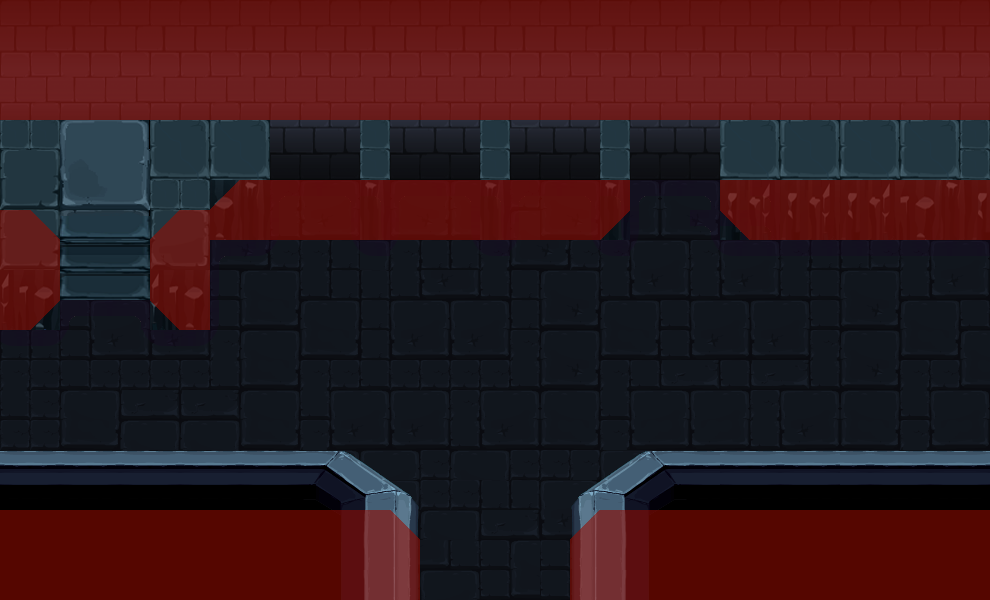

This game map was drawn from its Tiled (.tmx) file and the tilesets committed beside it. A one-line description and the trimmed map source follow:
An orthogonal 33x20 tile map with 30x30 px tiles, 7 tile layers (1, 2, 3, 4, ...), 11 tilesets and 14 objects (2x obj_box, box_2, box_1, obj_box3, box_4, ...).

<map version="1.0" orientation="orthogonal" width="33" height="20" tilewidth="30" tileheight="30">
 <properties>
  <property name="puzzle" value="sequences" />
 </properties>
 <tileset firstgid="1" name="collisions" tilewidth="30" tileheight="30">
  <image source="res/collisions.png" width="150" height="30" />
 </tileset>
 <tileset firstgid="6" name="tileset_caves" tilewidth="30" tileheight="30">
  <image source="res/tileset_caves.png" width="1102" height="627" />
 </tileset>
 <tileset firstgid="726" name="b_A" tilewidth="92" tileheight="120">
  <image source="../puzzles/sequence_3/box_s3_a_default.png" trans="ff00ff" width="92" height="120" />
 </tileset>
 <tileset firstgid="727" name="b_B" tilewidth="92" tileheight="120">
  <image source="../puzzles/sequence_3/box_s3_b_default.png" trans="ff00ff" width="92" height="120" />
 </tileset>
 <tileset firstgid="728" name="b_C" tilewidth="90" tileheight="120">
  <image source="../puzzles/sequence_3/box_s3_c_default.png" width="92" height="120" />
 </tileset>
 <tileset firstgid="729" name="b_D" tilewidth="90" tileheight="120">
  <image source="../puzzles/sequence_3/box_s3_d_default.png" width="92" height="120" />
 </tileset>
 <tileset firstgid="730" name="B_X" tilewidth="90" tileheight="120">
  <image source="../puzzles/sequence_3/box_s3_x_solid.png" width="92" height="120" />
 </tileset>
 <tileset firstgid="731" name="b_Y" tilewidth="90" tileheight="120">
  <image source="../puzzles/sequence_3/box_s3_y_solid.png" trans="ff00ff" width="92" height="120" />
 </tileset>
 <tileset firstgid="732" name="b_Z" tilewidth="92" tileheight="120">
  <image source="../puzzles/sequence_3/box_s3_z_solid.png" trans="ff00ff" width="92" height="120" />
 </tileset>
 <tileset firstgid="733" name="cave_switch_up" tilewidth="60" tileheight="60">
  <image source="../objects/cave_switch_up.png" trans="ffffff" width="60" height="60" />
 </tileset>
 <tileset firstgid="734" name="tutorial_tile" tilewidth="60" tileheight="60">
  <image source="../objects/tutorial_tile.png" width="60" height="60" />
 </tileset>
 <layer name="1" width="33" height="20">
  <data>[660 cells, 561 non-empty, 93 distinct tile ids]</data>
 </layer>
 <layer name="2" width="33" height="20">
  <data>[660 cells, 63 non-empty, 9 distinct tile ids]</data>
 </layer>
 <layer name="3" width="33" height="20">
  <properties>
   <property name="layer" value="3" />
  </properties>
  <data>[660 cells, 0 non-empty, 0 distinct tile ids]</data>
 </layer>
 <layer name="4" width="33" height="20">
  <properties>
   <property name="layer" value="4" />
  </properties>
  <data>[660 cells, 0 non-empty, 0 distinct tile ids]</data>
 </layer>
 <layer name="11" width="33" height="20">
  <properties>
   <property name="layer" value="11" />
  </properties>
  <data>[660 cells, 96 non-empty, 1 distinct tile ids]</data>
 </layer>
 <layer name="12" width="33" height="20">
  <properties>
   <property name="layer" value="12" />
  </properties>
  <data>[660 cells, 77 non-empty, 34 distinct tile ids]</data>
 </layer>
 <layer name="collisions" width="33" height="20" opacity="0.57">
  <data>[660 cells, 278 non-empty, 5 distinct tile ids]</data>
 </layer>
 <objectgroup color="#00ff00" name="boxes" width="33" height="20" opacity="0.86">
  <object name="box_2" gid="726" x="673" y="422" />
  <object name="obj_box" gid="732" x="270" y="240">
   <properties>
    <property name="layer" value="4" />
   </properties>
  </object>
  <object name="obj_box" gid="731" x="390" y="240">
   <properties>
    <property name="layer" value="4" />
   </properties>
  </object>
  <object name="box_1" gid="727" x="552" y="405" />
  <object name="obj_box3" gid="730" x="510" y="240">
   <properties>
    <property name="layer" value="4" />
   </properties>
  </object>
  <object name="box_4" gid="729" x="412" y="415" />
  <object name="box_3" gid="728" x="272" y="402" />
 </objectgroup>
 <objectgroup color="#ff0000" name="collision" width="33" height="20">
  <object name="col_player_barrier" x="609" y="173" width="145" height="4" />
  <object name="col_target_box_1" x="644" y="110" width="8" height="64" />
  <object name="obj_tutorial" gid="734" x="947" y="378">
   <properties>
    <property name="dialogID" value="tutorial_sequences" />
   </properties>
  </object>
 </objectgroup>
 <objectgroup color="#00ff00" name="trigger" width="33" height="20">
  <object name="target_box_1" x="629" y="157" width="98" height="21" />
 </objectgroup>
 <objectgroup color="#ff0000" name="Start" width="33" height="20">
  <object name="start" x="500" y="520" />
 </objectgroup>
 <objectgroup name="doors" width="33" height="20">
  <object name="door_a" x="436" y="579" width="125" height="28">
   <properties>
    <property name="event" value="enter" />
    <property name="orientation" value="s" />
    <property name="to" value="level_3:b" />
   </properties>
  </object>
  <object name="obj_switch" gid="733" x="901" y="176" />
 </objectgroup>
</map>
